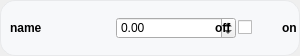
<?xml version="1.0" encoding="UTF-8"?>
<ui version="4.0">
 <class>writeSignalHMI</class>
 <widget class="QWidget" name="writeSignalHMI">
  <property name="geometry">
   <rect>
    <x>0</x>
    <y>0</y>
    <width>300</width>
    <height>56</height>
   </rect>
  </property>
  <property name="minimumSize">
   <size>
    <width>300</width>
    <height>50</height>
   </size>
  </property>
  <property name="maximumSize">
   <size>
    <width>300</width>
    <height>56</height>
   </size>
  </property>
  <property name="windowTitle">
   <string>Form</string>
  </property>
  <property name="styleSheet">
   <string notr="true">#SignalSetting{

}

QFrame{
	background-color: transparent;
border:none;
}</string>
  </property>
  <layout class="QVBoxLayout" name="verticalLayout">
   <property name="leftMargin">
    <number>0</number>
   </property>
   <property name="topMargin">
    <number>0</number>
   </property>
   <property name="rightMargin">
    <number>0</number>
   </property>
   <property name="bottomMargin">
    <number>0</number>
   </property>
   <item>
    <widget class="QFrame" name="main_frame">
     <property name="minimumSize">
      <size>
       <width>0</width>
       <height>0</height>
      </size>
     </property>
     <property name="maximumSize">
      <size>
       <width>16777215</width>
       <height>16777215</height>
      </size>
     </property>
     <property name="styleSheet">
      <string notr="true">#main_frame{
	background-color: #F7F8FA;
	border-radius:15px;
	border: 1px solid rgb(232, 233, 235);
}

#main_frame[state=&quot;active&quot;]{
	border: 2px solid rgb(63, 206, 73);
}

#main_frame[state=&quot;off&quot;]{
	border: 1px solid rgb(232, 233, 235);
}

#main_frame[state=&quot;not_active&quot;]{
	border: 2px solid rgb(213, 63, 65);
}
</string>
     </property>
     <property name="frameShape">
      <enum>QFrame::Shape::StyledPanel</enum>
     </property>
     <property name="frameShadow">
      <enum>QFrame::Shadow::Raised</enum>
     </property>
     <property name="state" stdset="0">
      <string>off</string>
     </property>
     <layout class="QVBoxLayout" name="verticalLayout_2">
      <property name="leftMargin">
       <number>9</number>
      </property>
      <property name="topMargin">
       <number>9</number>
      </property>
      <property name="rightMargin">
       <number>9</number>
      </property>
      <property name="bottomMargin">
       <number>9</number>
      </property>
      <item>
       <layout class="QHBoxLayout" name="horizontalLayout_2">
        <item>
         <widget class="QLabel" name="name_label">
          <property name="sizePolicy">
           <sizepolicy hsizetype="Maximum" vsizetype="Preferred">
            <horstretch>0</horstretch>
            <verstretch>0</verstretch>
           </sizepolicy>
          </property>
          <property name="minimumSize">
           <size>
            <width>100</width>
            <height>0</height>
           </size>
          </property>
          <property name="styleSheet">
           <string notr="true">font-weight:bold;</string>
          </property>
          <property name="text">
           <string>name</string>
          </property>
         </widget>
        </item>
        <item>
         <spacer name="horizontalSpacer_2">
          <property name="orientation">
           <enum>Qt::Orientation::Horizontal</enum>
          </property>
          <property name="sizeType">
           <enum>QSizePolicy::Policy::Fixed</enum>
          </property>
          <property name="sizeHint" stdset="0">
           <size>
            <width>15</width>
            <height>20</height>
           </size>
          </property>
         </spacer>
        </item>
        <item>
         <widget class="QDoubleSpinBox" name="numeric_value_input">
          <property name="minimumSize">
           <size>
            <width>120</width>
            <height>0</height>
           </size>
          </property>
          <property name="minimum">
           <double>-10000000.000000000000000</double>
          </property>
          <property name="maximum">
           <double>10000000.000000000000000</double>
          </property>
         </widget>
        </item>
        <item>
         <widget class="QFrame" name="write_bool_value_frame">
          <property name="minimumSize">
           <size>
            <width>100</width>
            <height>0</height>
           </size>
          </property>
          <property name="frameShape">
           <enum>QFrame::Shape::StyledPanel</enum>
          </property>
          <property name="frameShadow">
           <enum>QFrame::Shadow::Raised</enum>
          </property>
          <layout class="QHBoxLayout" name="horizontalLayout">
           <item>
            <widget class="QLabel" name="label_2">
             <property name="sizePolicy">
              <sizepolicy hsizetype="Maximum" vsizetype="Preferred">
               <horstretch>0</horstretch>
               <verstretch>0</verstretch>
              </sizepolicy>
             </property>
             <property name="styleSheet">
              <string notr="true">font-weight:bold;</string>
             </property>
             <property name="text">
              <string>off</string>
             </property>
            </widget>
           </item>
           <item>
            <widget class="SwitchControl" name="bool_value_input">
             <property name="styleSheet">
              <string notr="true"/>
             </property>
             <property name="text">
              <string/>
             </property>
            </widget>
           </item>
           <item>
            <widget class="QLabel" name="label_3">
             <property name="sizePolicy">
              <sizepolicy hsizetype="Maximum" vsizetype="Preferred">
               <horstretch>0</horstretch>
               <verstretch>0</verstretch>
              </sizepolicy>
             </property>
             <property name="styleSheet">
              <string notr="true">font-weight:bold;</string>
             </property>
             <property name="text">
              <string>on</string>
             </property>
            </widget>
           </item>
          </layout>
         </widget>
        </item>
        <item>
         <spacer name="horizontalSpacer">
          <property name="orientation">
           <enum>Qt::Orientation::Horizontal</enum>
          </property>
          <property name="sizeHint" stdset="0">
           <size>
            <width>40</width>
            <height>20</height>
           </size>
          </property>
         </spacer>
        </item>
       </layout>
      </item>
     </layout>
    </widget>
   </item>
  </layout>
 </widget>
 <customwidgets>
  <customwidget>
   <class>SwitchControl</class>
   <extends>QCheckBox</extends>
   <header location="global">uiUtils.GUIComponents.h</header>
  </customwidget>
 </customwidgets>
 <resources>
  <include location="Assets/Assets.qrc"/>
 </resources>
 <connections/>
</ui>
